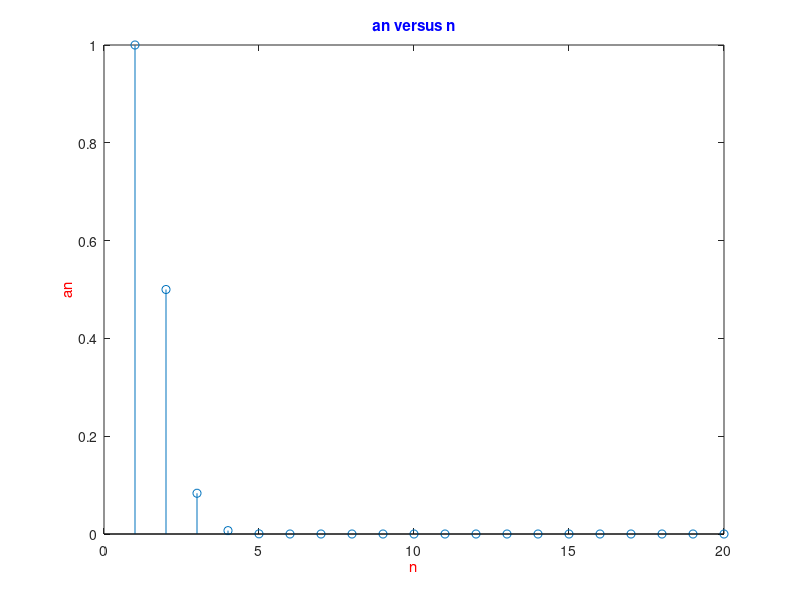
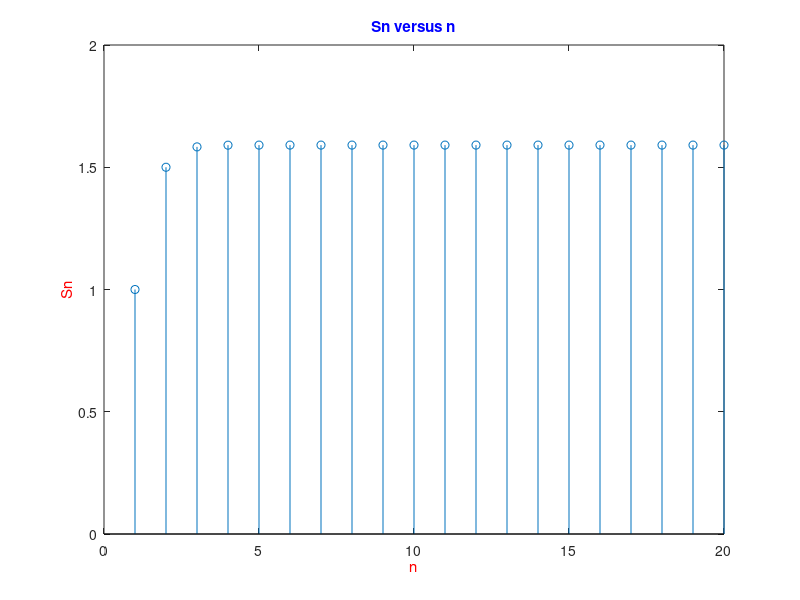
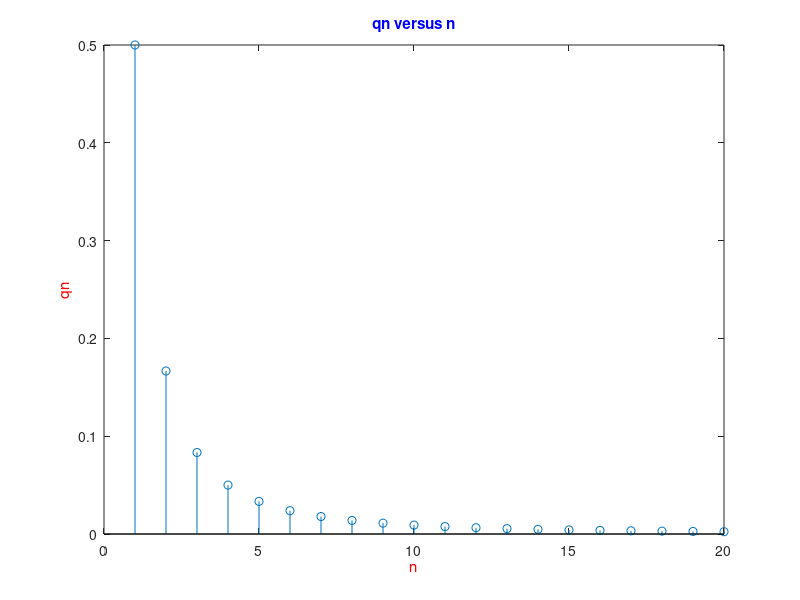

Source code (MATLAB) for these figures, in order:
clc; clear;
%% part a

delta_x=0.000001;
x=0:delta_x:2*pi;
y= (exp(exp(i.*x) + exp(-i.*x))).*i.*exp(i.*x);

s=0;

s=sum(y.*delta_x) 

%% part b
n = 1:1:20;
sequence_a=1./((factorial(n)).*(factorial(n-1)));
% by using cumulative summation command,here the series S[n] will be
% created
sequence_S= cumsum(sequence_a);
figure()
stem(n,sequence_a)
title('{\color{blue}an versus n}')
xlabel('{\color{red}n}')
ylabel('{\color{red}an}')
figure()
stem(n,sequence_S)
title('{\color{blue}Sn versus n}')
xlabel('{\color{red}n}')
ylabel('{\color{red}Sn}')
figure()
p = 1 : 1 : 20;
q=(factorial(p-1))./(factorial(p+1));
stem(p,q)
title('{\color{blue}qn versus n}')
xlabel('{\color{red}n}')
ylabel('{\color{red}qn}')
% The proof of convergence according to q graph is almost obvious since q
% converges to zero and by ratio test the series converges
%here according to accuracy we choose first m of the sequence and then
%calculate its sum
format long
%sum of first p of the sequence according to report here p=7
y1=sequence_a(1:7);
sum(y1)
%sum of first p of the sequence according to report here p=10
y2=sequence_a(1:10);
sum(y2)